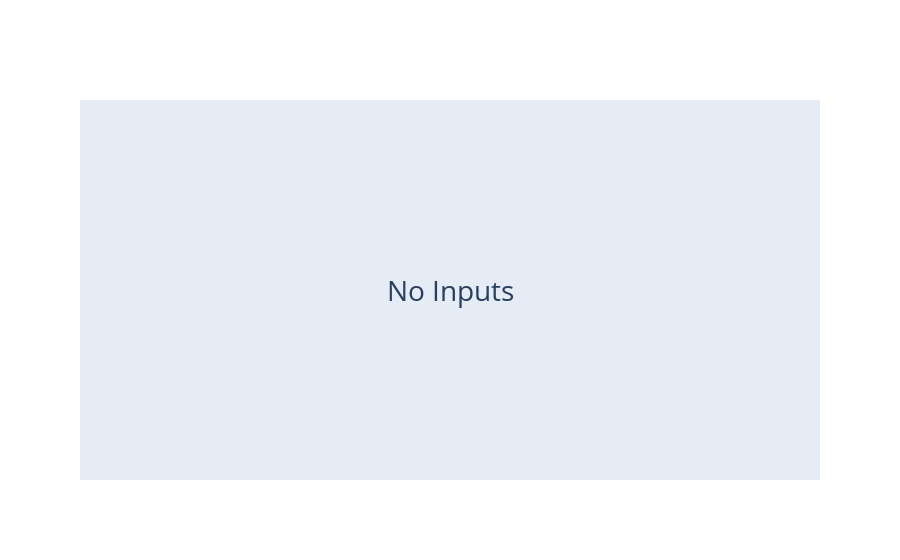

Notebook code for this chart:
### Code cell
#edge inputs to node
import plotly.offline as py    #added
import plotly.graph_objs as go
py.init_notebook_mode(connected=True)   #added

edge_inputs_to_node = go.Figure()
edge_inputs_to_node.add_trace(go.Scatter(
            x=[],
            y=[]))
edge_inputs_to_node.update_layout(xaxis=dict(visible=False),
                  yaxis=dict(visible=False),
                  annotations = [dict(text="No Inputs",
                                      xref="paper",
                                      yref="paper",
                                      showarrow=False,
                                      font=dict(size=28))]
                 )

### Figure 1 — Plotly figure (JSON) as saved in the notebook; plotly's stock layout.template omitted (floating-point values rounded to 4 significant figures)
{"data": [{"type": "scatter", "x": [], "y": []}], "layout": {"annotations": [{"font": {"size": 28}, "showarrow": false, "text": "No Inputs", "xref": "paper", "yref": "paper"}], "xaxis": {"visible": false}, "yaxis": {"visible": false}}}
